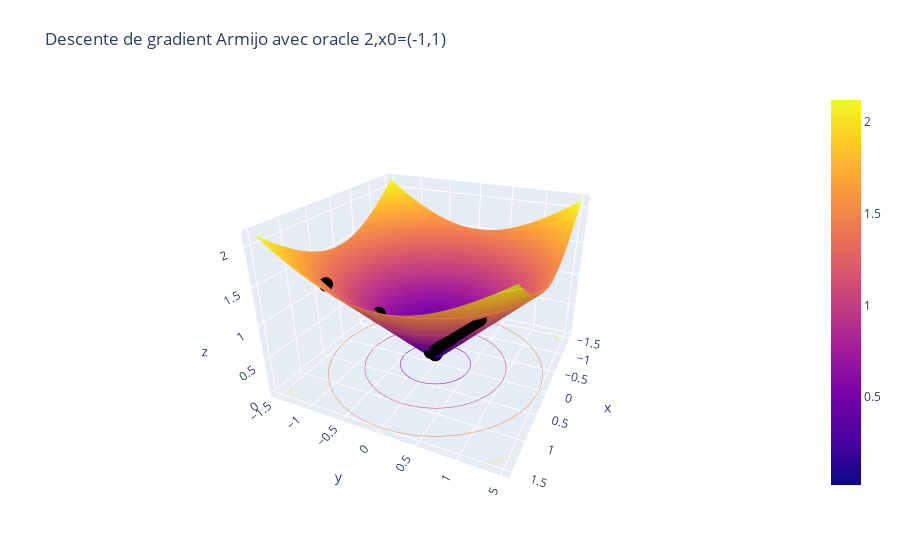

Write notebook code for a chart like this one.
### Code cell
visualisation(oracle_3,-1.5,1.5,np.array(Listes["Armijo,oracle 2"]),'Descente de gradient Armijo avec oracle 2,x0=(-1,1)')
